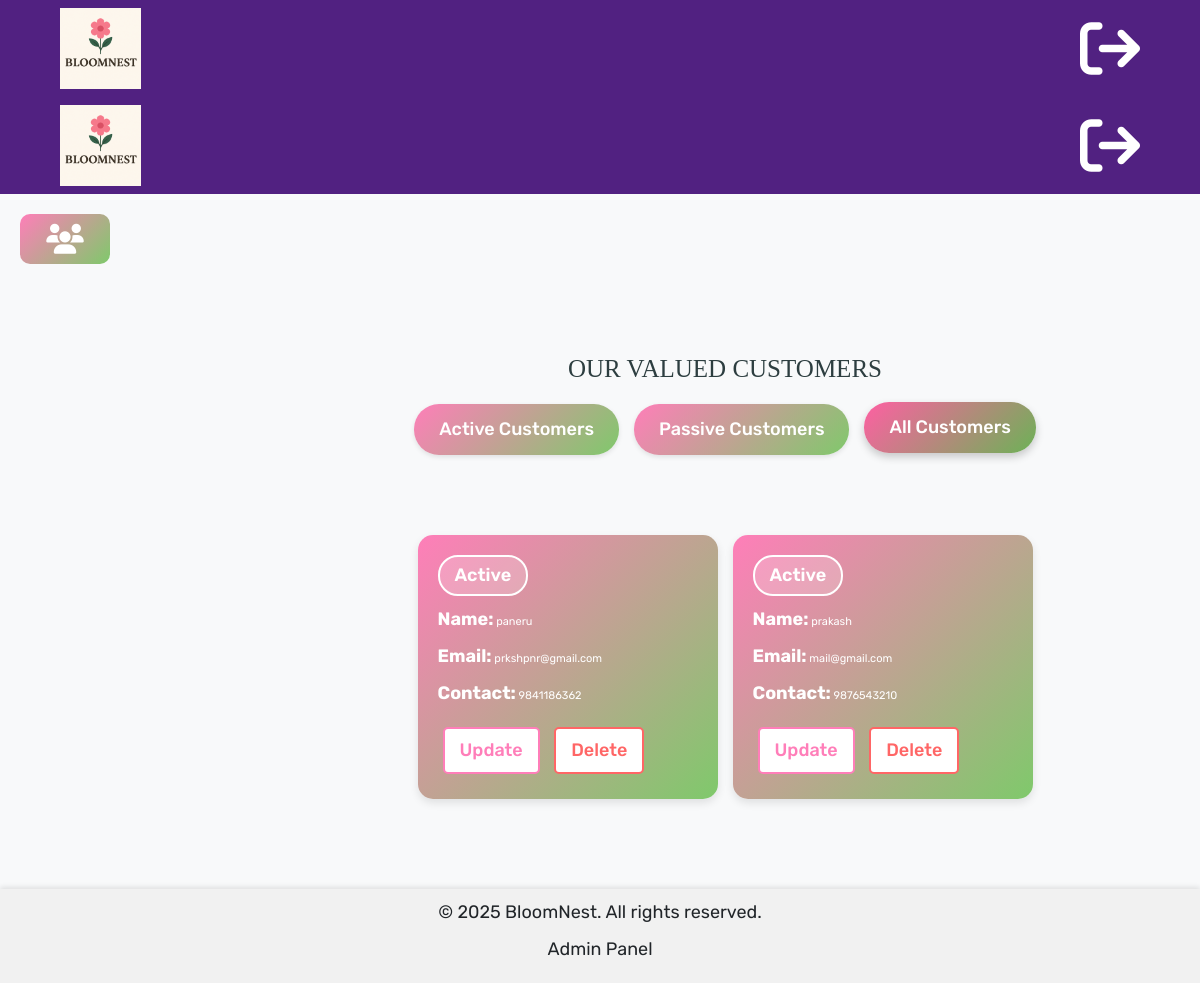
/admin/users.php (signed in), run on the app's committed database.
### tables this page shows
CREATE TABLE `user_details` (
  `id` int NOT NULL,
  `username` varchar(255) NOT NULL,
  `email` varchar(255) NOT NULL,
  `contact_number` varchar(100) NOT NULL,
  `password` varchar(255) NOT NULL,
  `Status` varchar(50) NOT NULL
);

### admin/users.php (the view, shortened to what this page needs)
<?php
include "./adminHeader.php";
include_once "config/dbconnect.php";
class UserManager {
    private $conn;
    public function __construct($connection) {
        $this->conn = $connection;
    }
    public function getUsersByStatus($status = "") {
        $query = "SELECT * FROM `user_details`";
        $query .= " ORDER BY username ASC";
        $result = mysqli_query($this->conn, $query);
        return $result;
    }
}
$userManager = new UserManager($conn);
$statusFilter = "";
$users = $userManager->getUsersByStatus($statusFilter);
?>
<!DOCTYPE html>
<html lang="en">
<head>
    <link rel="stylesheet" href="https://cdn.jsdelivr.net/npm/bootstrap@4.0.0/dist/css/bootstrap.min.css">
    <link rel="stylesheet" href="https://cdnjs.cloudflare.com/ajax/libs/font-awesome/4.7.0/css/font-awesome.min.css">
    <link rel="stylesheet" href="assets/css/style.css">
    <link rel="stylesheet" href="admin_style.css">
    <link rel="stylesheet" href="https://cdnjs.cloudflare.com/ajax/libs/font-awesome/6.5.0/css/all.min.css">
</head>
<body>
    <?php include "./adminHeader.php"; ?>
    <div id="main">
        <button class="openbtn" onclick="toggleNav()" style="width:90px; border-radius:10px; background: linear-gradient(135deg, #ff7eb9 0%, #7fc96b 100%);">
            <i class="fa fa-users" style="font-size:30px; color:white;"></i>
        </button>
    </div>
    <div class="content">
        <section class="add-products">
            <h1 class="title">Our Valued Customers</h1>
            <div class="action-buttons">
                <a href="users.php?status=Active" class="btn-filter <?php echo $statusFilter === 'Active' ? 'active' : ''; ?>">
                    Active Customers
                </a>
                <a href="users.php?status=Passive" class="btn-filter <?php echo $statusFilter === 'Passive' ? 'active' : ''; ?>">
                    Passive Customers
                </a>
                <a href="users.php" class="btn-filter <?php echo empty($statusFilter) ? 'active' : ''; ?>">
                    All Customers
                </a>
            </div>
        </section>
        <section class="show-products">
            <div class="box-container">
                <?php
                if (mysqli_num_rows($users) > 0) {
                    while ($user = mysqli_fetch_assoc($users)) {
                        $statusClass = strtolower($user['Status']);
                ?>
                <div class="box-users">
                    <div class="status-badge status-<?php echo $statusClass; ?>">
                        <?php echo htmlspecialchars($user['Status']); ?>
                    </div>
                    <div class="name"><strong>Name:</strong> <?php echo htmlspecialchars($user['username']); ?></div>
                    <div class="name"><strong>Email:</strong> <?php echo htmlspecialchars($user['email']); ?></div>
                    <div class="name"><strong>Contact:</strong> <?php echo htmlspecialchars($user['contact_number']); ?></div>
                    <div style="margin-top: 15px;">
                        <a href="users.php?update=<?php echo $user['id']; ?>" class="option-btn">Update</a>
                        <a href="users.php?delete=<?php echo $user['id']; ?>" class="delete-btn"
                            onclick="return confirm('Are you sure you want to delete this customer?');">Delete</a>
                    </div>
                </div>
                <?php
                    }
                } else {
                    $message = empty($statusFilter) ? 'No customers found!' : "No customers found with status: " . htmlspecialchars($statusFilter);
                    echo '<p class="empty">' . $message . '</p>';
                }
                ?>
            </div>
        </section>
    </div>
    <div class="footer">
        <?php include 'adminfooter.php' ?>
    </div>
</body>
</html>

### admin/assets/css/style.css (style rules this page uses)
* { margin: 0; padding: 0; font-family: 'Work Sans', sans-serif; font-size: 18px; }
.openbtn { font-size: 20px; cursor: pointer; padding: 10px 15px; border: none; color: #fff; background-color:#4d4d75; }
#main { transition: margin-left .5s; padding: 20px; }

### admin/admin_style.css (style rules this page uses)
:root { --purple:#d84e17; --red:#c0392b; --orange:#f39c12; --black:#333; --white:#fff; --light-color:#666; --light-white:#ccc; --light-bg:#f5f5f5; --border:.1rem solid var(--black); --box-shadow:0 .5rem 1rem rgba(0,0,0,.1); }
* { font-family: 'Rubik', sans-serif; margin:0; padding:0; box-sizing: border-box; outline: none; border:none; text-decoration: none; transition:all .2s linear; }
html { font-size: 62.5%; overflow-x: hidden; }
body { background-color: var(--light-bg); }
section { padding:3rem 2rem; }
.title { text-align: center; margin-bottom: 2rem; text-transform: uppercase; color:white; font-size: 4rem; }
.btn, .option-btn, .delete-btn, .white-btn { display: inline-block; margin-top: 1rem; padding:1rem 3rem; cursor: pointer; color:var(--white); font-size: 1.8rem; border-radius: .5rem; text-transform: capitalize; }
.option-btn { background-color: var(--orange); }
.delete-btn { background-color: var(--red); }
.show-products .box-container { display: grid; grid-template-columns: repeat(auto-fit, 30rem); justify-content: center; gap:1.5rem; max-width: 1200px; overflow: hidden; margin:0 auto; align-items: flex-start; }
.show-products { padding-top: 0; }

### admin/users.php (style rules this page uses)
body { background: #f8f9fa; font-family: 'Montserrat', sans-serif; }
.content { margin-left: 250px; padding: 20px; transition: margin-left 0.3s; }
.title { text-align: center; color: #2d3e40; font-family: 'Playfair Display', serif; margin: 20px 0; font-size: 2.5rem; }
.action-buttons { display: flex; justify-content: center; gap: 15px; margin-bottom: 30px; flex-wrap: wrap; }
.btn-filter { background: linear-gradient(135deg, #ff7eb9 0%, #7fc96b 100%); color: white; padding: 12px 25px; border: none; border-radius: 25px; text-decoration: none; font-weight: 500; transition: all 0.3s; box-shadow: 0 2px 5px rgba(0,0,0,0.1); }
.btn-filter.active { background: linear-gradient(135deg, #ff5fa3 0%, #6cb256 100%); transform: translateY(-2px); box-shadow: 0 4px 8px rgba(0,0,0,0.2); }
.box-container { display: grid; grid-template-columns: repeat(auto-fill, minmax(300px, 1fr)); gap: 20px; padding: 20px; max-width: 1200px; margin: 0 auto; }
.box-users { background: linear-gradient(135deg, #ff7eb9 0%, #7fc96b 100%); border-radius: 15px; padding: 20px; color: white; box-shadow: 0 4px 8px rgba(0,0,0,0.1); transition: transform 0.3s; }
.box-users .name { margin-bottom: 10px; font-size: 1.1rem; }
.option-btn, .delete-btn { display: inline-block; padding: 8px 15px; margin: 5px; border-radius: 5px; text-decoration: none; font-weight: 500; transition: all 0.3s; }
.option-btn { background: white; color: #ff7eb9; border: 2px solid #ff7eb9; }
.delete-btn { background: white; color: #ff6666; border: 2px solid #ff6666; }
.status-badge { display: inline-block; padding: 5px 15px; border-radius: 20px; font-weight: 600; margin-bottom: 10px; }
.status-active { background-color: rgba(255, 255, 255, 0.2); color: #fff; border: 2px solid #fff; }

### data on the page
user_details: Status "Active", username "paneru", email "prkshpnr@gmail.com", contact_number "9841186362"
user_details: Status "Active", username "prakash", email "mail@gmail.com", contact_number "9876543210"
